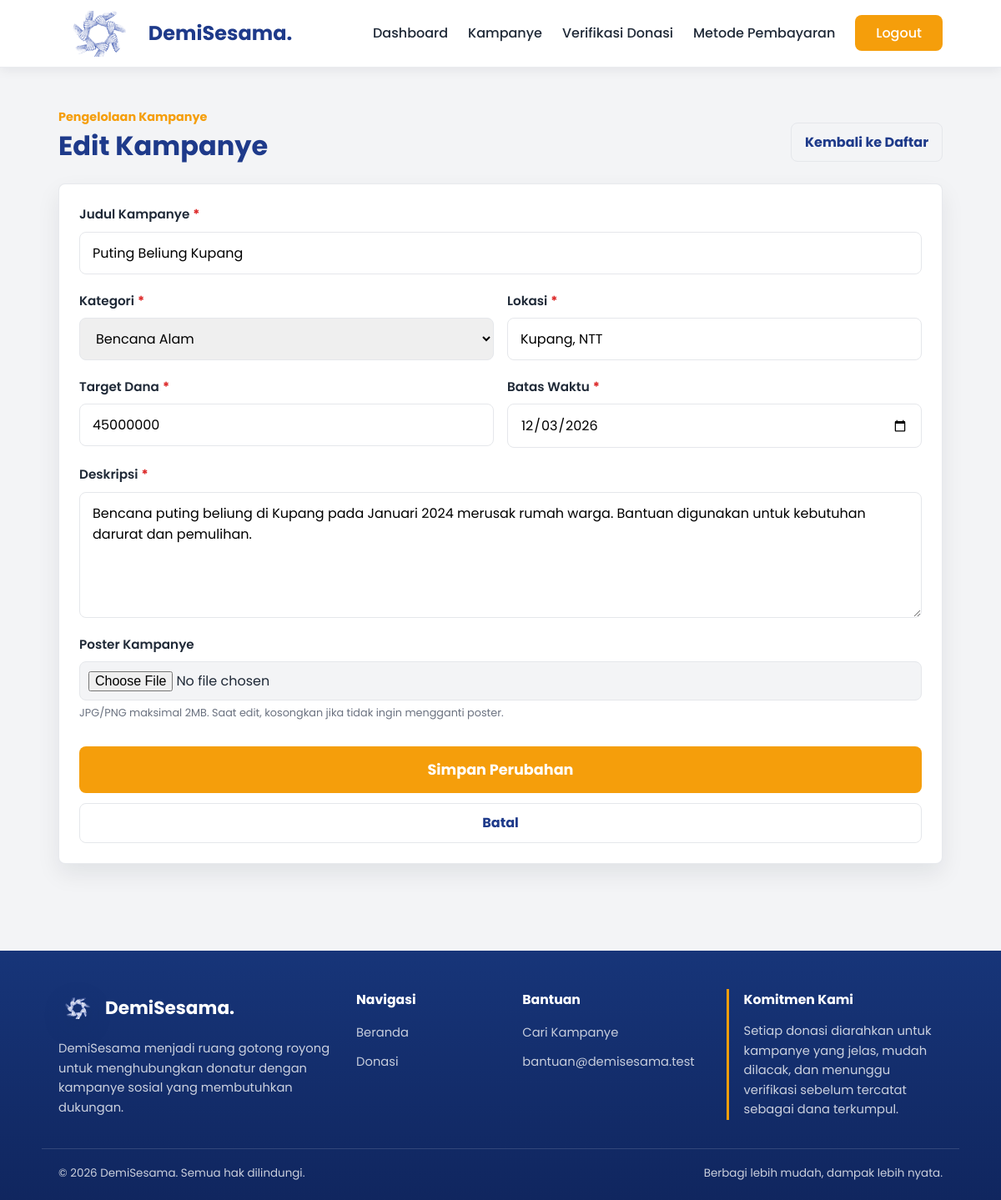
/admin/form-kampanye.php?edit=3 (signed in), run on the app's committed database.
### tables this page shows
CREATE TABLE `kampanye` (
  `id_kampanye` int(11) NOT NULL AUTO_INCREMENT,
  `id_penyelenggara` int(11) NOT NULL,
  `judul_kampanye` varchar(100) NOT NULL,
  `kategori` varchar(50) NOT NULL,
  `lokasi` varchar(100) NOT NULL,
  `deskripsi` varchar(1000) NOT NULL,
  `target_dana` int(15) NOT NULL,
  `dana_terkumpul` int(15) NOT NULL DEFAULT 0,
  `batas_waktu` date NOT NULL,
  `gambar_poster` varchar(255) NOT NULL,
  `status` ENUM('active', 'completed') NOT NULL DEFAULT 'active',
  PRIMARY KEY (`id_kampanye`),
  KEY `id_penyelenggara` (`id_penyelenggara`),
  CONSTRAINT `kampanye_ibfk_1`
    FOREIGN KEY (`id_penyelenggara`)
    REFERENCES `penyelenggara` (`id_penyelenggara`)
    ON DELETE CASCADE
    ON UPDATE CASCADE
);

### components/path_helper.php (called while the page is built, shortened)
<?php
if (!function_exists('appBaseUrl')) {
    function appBaseUrl() {
        static $base_url = null;
        if ($base_url !== null) {
            return $base_url;
        }
        $document_root = realpath($_SERVER['DOCUMENT_ROOT'] ?? '');
        $project_root = realpath(dirname(__DIR__));
        if ($document_root && $project_root && strpos($project_root, $document_root) === 0) {
            $relative = trim(str_replace('\\', '/', substr($project_root, strlen($document_root))), '/');
            $base_url = '/' . ($relative !== '' ? $relative . '/' : '');
            return $base_url;
        }
        $script_name = str_replace('\\', '/', $_SERVER['SCRIPT_NAME'] ?? '/');
        $base_url = preg_replace('#/(admin|auth|pages)/[^/]*$#', '/', $script_name);
        $base_url = preg_replace('#/[^/]*$#', '/', $base_url);
        return $base_url ?: '/';
    }
}
if (!function_exists('url_for')) {
    function url_for($path = '') {
        $path = (string) $path;
        return appBaseUrl() . ltrim($path, '/');
    }
}
if (!function_exists('asset_url')) {
    function asset_url($path) {
        return url_for($path);
    }
}
if (!function_exists('current_page_path')) {
    function current_page_path() {
        $script_name = str_replace('\\', '/', $_SERVER['SCRIPT_NAME'] ?? '');
        $base_url = appBaseUrl();
        return ltrim(basename($script_name), '/');
    }
}
?>

### components/auth.php (called while the page is built, shortened)
<?php
require_once __DIR__ . "/donation_helper.php";
if (!function_exists('currentAdminId')) {
    function currentAdminId() {
        return (int) ($_SESSION['id_penyelenggara'] ?? 0);
    }
}
?>

### components/admin_service.php (called while the page is built, shortened)
<?php
require_once __DIR__ . "/donation_helper.php";
if (!function_exists('getManagedCampaignById')) {
    function getManagedCampaignById($conn, $id_penyelenggara, $id_kampanye) {
        $id_penyelenggara = (int) $id_penyelenggara;
        $id_kampanye = (int) $id_kampanye;
        $stmt = mysqli_prepare($conn, "SELECT * FROM kampanye WHERE id_kampanye = ? AND id_penyelenggara = ? LIMIT 1");
        mysqli_stmt_bind_param($stmt, "ii", $id_kampanye, $id_penyelenggara);
        mysqli_stmt_execute($stmt);
        $result = mysqli_stmt_get_result($stmt);
        $campaign = $result ? mysqli_fetch_assoc($result) : null;
        return $campaign;
    }
}
?>

### components/donation_helper.php (called while the page is built, shortened)
<?php
require_once __DIR__ . "/path_helper.php";
if (!function_exists('e')) {
    function e($value) {
        return htmlspecialchars((string) $value, ENT_QUOTES, 'UTF-8');
    }
}
?>

### admin/form-kampanye.php (the view, shortened to what this page needs)
<?php
require_once __DIR__ . "/../components/auth.php";
require_once __DIR__ . "/../components/admin_service.php";
$conn = $GLOBALS['conn'] ?? null;
$admin_id = currentAdminId();
$errors = [];
$return_page = filter_input(INPUT_GET, 'page', FILTER_VALIDATE_INT) ?: 1;
$return_page = max(1, $return_page);
$edit_id = filter_input(INPUT_GET, 'edit', FILTER_VALIDATE_INT) ?: null;
$editing = $edit_id ? getManagedCampaignById($conn, $admin_id, $edit_id) : null;
$form_source = !empty($errors) ? $_POST : ($editing ?: []);
$kategori_options = [
    'bencana_alam' => 'Bencana Alam',
    'pendidikan' => 'Pendidikan',
    'kesehatan' => 'Kesehatan',
    'lingkungan' => 'Lingkungan',
    'sosial' => 'Sosial',
    'pembangunan' => 'Pembangunan',
];
$return_query = $return_page > 1 ? '?page=' . $return_page : '';
$form_query = [];
if ($editing) {
    $form_query['edit'] = (int) $editing['id_kampanye'];
}
$form_action = 'admin/form-kampanye.php' . (!empty($form_query) ? '?' . http_build_query($form_query) : '');
$is_editing = !empty($editing);
?>
<!DOCTYPE html>
<html lang="id">
<head>
    <link rel="stylesheet" href="<?php echo asset_url('css/global.css?v=3'); ?>">
    <link rel="stylesheet" href="<?php echo asset_url('css/form.css?v=3'); ?>">
    <link rel="stylesheet" href="<?php echo asset_url('css/admin.css?v=1'); ?>">
</head>
<body>
    <?php include_once __DIR__ . "/../components/nav.php" ?>
    <main class="admin-page">
        <div class="container">
            <div class="admin-heading">
                <div>
                    <span>Pengelolaan Kampanye</span>
                    <h1><?php echo $is_editing ? 'Edit Kampanye' : 'Tambah Kampanye'; ?></h1>
                </div>
                <a href="<?php echo url_for('admin/kampanye.php' . $return_query); ?>" class="admin-secondary-link">Kembali ke Daftar</a>
            </div>
            <?php if ($edit_id && !$editing): ?>
                <section class="admin-panel">
                    <p class="admin-table-note">Silakan kembali ke daftar kampanye dan pilih data yang tersedia.</p>
                    <a href="<?php echo url_for('admin/kampanye.php' . $return_query); ?>" class="admin-primary-link">Kembali ke Daftar</a>
                </section>
            <?php else: ?>
                <form method="POST" action="<?php echo url_for($form_action); ?>" enctype="multipart/form-data" class="admin-panel form-donasi">
                    <div class="form-group">
                        <label for="judul_kampanye">Judul Kampanye<span class="required">*</span></label>
                        <input type="text" id="judul_kampanye" name="judul_kampanye" value="<?php echo e($form_source['judul_kampanye'] ?? ''); ?>" required>
                    </div>
                    <div class="form-grid-2">
                        <div class="form-group">
                            <label for="kategori">Kategori<span class="required">*</span></label>
                            <select id="kategori" name="kategori" required>
                                <?php foreach ($kategori_options as $value => $label): ?>
                                    <option value="<?php echo e($value); ?>" <?php echo ($form_source['kategori'] ?? '') === $value ? 'selected' : ''; ?>>
                                        <?php echo e($label); ?>
                                    </option>
                                <?php endforeach; ?>
                            </select>
                        </div>
                        <div class="form-group">
                            <label for="lokasi">Lokasi<span class="required">*</span></label>
                            <input type="text" id="lokasi" name="lokasi" value="<?php echo e($form_source['lokasi'] ?? ''); ?>" required>
                        </div>
                    </div>
                    <div class="form-grid-2">
                        <div class="form-group">
                            <label for="target_dana">Target Dana<span class="required">*</span></label>
                            <input type="number" id="target_dana" name="target_dana" min="10000" value="<?php echo e($form_source['target_dana'] ?? ''); ?>" required>
                        </div>
                        <div class="form-group">
                            <label for="batas_waktu">Batas Waktu<span class="required">*</span></label>
                            <input type="date" id="batas_waktu" name="batas_waktu" value="<?php echo e($form_source['batas_waktu'] ?? ''); ?>" required>
                        </div>
                    </div>
                    <div class="form-group">
                        <label for="deskripsi">Deskripsi<span class="required">*</span></label>
                        <textarea id="deskripsi" name="deskripsi" rows="5" required><?php echo e($form_source['deskripsi'] ?? ''); ?></textarea>
                    </div>
                    <div class="form-group">
                        <label for="gambar_poster">Poster Kampanye<?php echo $is_editing ? '' : '<span class="required">*</span>'; ?></label>
                        <input type="file" id="gambar_poster" name="gambar_poster" accept=".jpg,.jpeg,.png" class="input-file" <?php echo $is_editing ? '' : 'required'; ?>>
                        <small>JPG/PNG maksimal 2MB. Saat edit, kosongkan jika tidak ingin mengganti poster.</small>
                    </div>
                    <button type="submit" class="btn-submit-form"><?php echo $is_editing ? 'Simpan Perubahan' : 'Tambah Kampanye'; ?></button>
                    <a href="<?php echo url_for('admin/kampanye.php' . $return_query); ?>" class="admin-cancel-link">Batal</a>
                </form>
            <?php endif; ?>
        </div>
    </main>
    <?php include_once __DIR__ . "/../components/footer.php" ?>
</body>
</html>

### CSS/global.css (style rules this page uses)
:root { --primary: #1E3A8A; --primary-hover: #3B82F6; --button: #F59E0B; --button-hover: #D97706; --bg-body: #F3F4F6; --white: #FFFFFF; --main-text: #1F2937; --text-desc: #6B7280; --border: #E5E7EB; --danger: #DC2626; --shadow-soft: 0 12px 28px rgba(15, 23, 42, 0.08); --shadow-hover: 0 18px 38px rgba(15, 23, 42, 0.14); }
* { margin: 0; padding: 0; box-sizing: border-box; font-family: 'Poppins', sans-serif; }
body { background-color: var(--bg-body); color: var(--main-text); line-height: 1.6; min-height: 100vh; }
.container { max-width: 1100px; margin: 0 auto; padding: 0 20px; }
a { text-decoration: none; }
html { scroll-behavior: smooth; }
.required { color: var(--danger); margin-left: 4px; font-weight: bold; }

### CSS/form.css (style rules this page uses)
.form-group { margin-bottom: 20px; display: flex; flex-direction: column; }
.form-group label { font-weight: 600; margin-bottom: 8px; color: var(--main-text); font-size: 0.95rem; }
.form-group input, .form-group select, .form-group textarea { padding: 12px 15px; border: 1px solid var(--border); border-radius: 8px; font-family: 'Poppins', sans-serif; font-size: 1rem; outline: none; transition: border-color 0.25s ease, box-shadow 0.25s ease; width: 100%; }
.form-group small { color: var(--text-desc); font-size: 0.8rem; margin-top: 5px; }
.input-file { padding: 10px !important; background-color: var(--bg-body); }
.btn-submit-form { width: 100%; background-color: var(--button); color: var(--white); padding: 15px; border: none; border-radius: 8px; font-size: 1.1rem; font-weight: bold; cursor: pointer; margin-top: 10px; transition: background-color 0.25s ease, transform 0.25s ease; }

### CSS/admin.css (style rules this page uses)
.admin-page { min-height: 78vh; padding: 48px 0; }
.admin-heading { display: flex; align-items: flex-end; justify-content: space-between; gap: 18px; margin-bottom: 26px; }
.admin-heading span { color: var(--button); display: block; font-size: 0.9rem; font-weight: 700; margin-bottom: 4px; }
.admin-heading h1 { color: var(--primary); line-height: 1.2; }
.admin-primary-link, .admin-secondary-link, .admin-cancel-link { border-radius: 8px; display: inline-flex; font-weight: 700; justify-content: center; padding: 10px 16px; }
.admin-secondary-link, .admin-cancel-link { border: 1px solid var(--border); color: var(--primary); }
.admin-cancel-link { margin-top: 12px; width: 100%; }
.admin-stat-card, .admin-menu-card, .admin-summary-card, .admin-panel { background-color: var(--white); border: 1px solid rgba(229, 231, 235, 0.9); border-radius: 8px; box-shadow: var(--shadow-soft); }
.admin-panel { padding: 24px; }
.form-grid-2 { display: grid; gap: 16px; grid-template-columns: repeat(2, minmax(0, 1fr)); }

### data on the page
kampanye: judul_kampanye "Puting Beliung Kupang", kategori "Bencana Alam", lokasi "Kupang, NTT", target_dana "45000000", batas_waktu "12/03/2026", deskripsi "Bencana puting beliung di Kupang pada Januari 2024 merusak rumah warga. Bantuan digunakan untuk kebutuhan darurat dan pemulihan."
